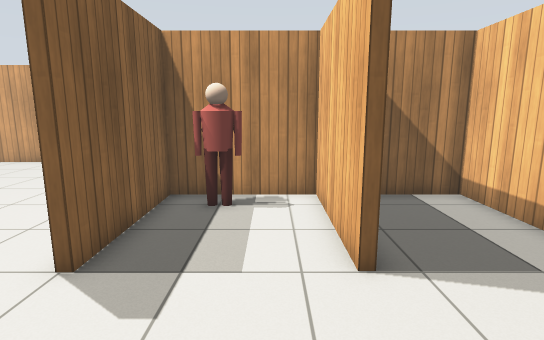
[1] (above)

22 first-person views from a walk through a Gazebo world. The camera is 1.3 m above the floor, tilts 10° down and sees 80° across. The floor is counted in squares, 0.5 m on a side. Each view is taken from the middle of a square. On the plan, view 1 faces up. The plan holds only what a view shows up to about 20 squares ahead; the rest is blank. Simple patterns stand in for the simulator's built-in surfaces. Simple shapes stand in for some stock models.

[2]
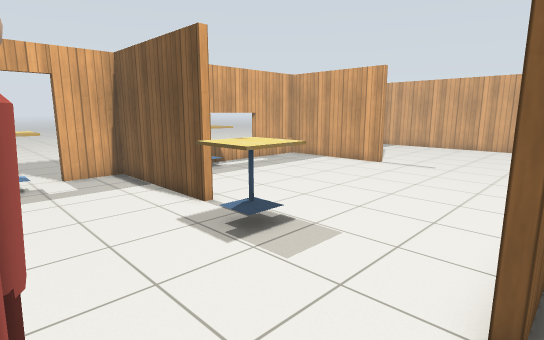

[3]
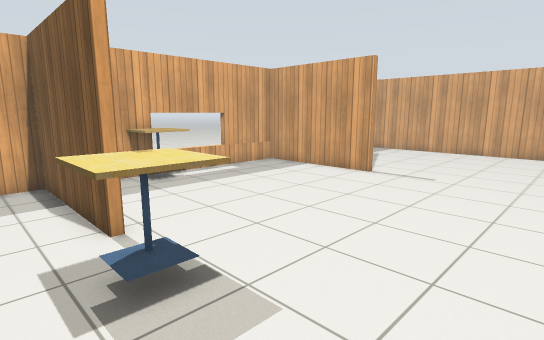

[4]
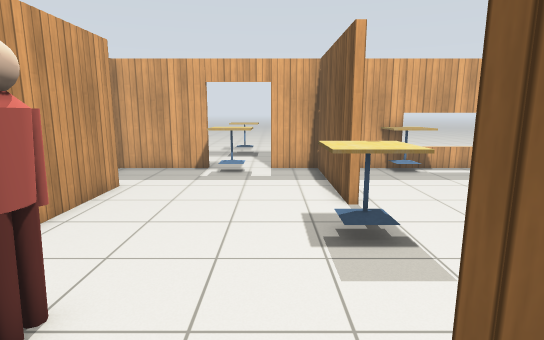

[5]
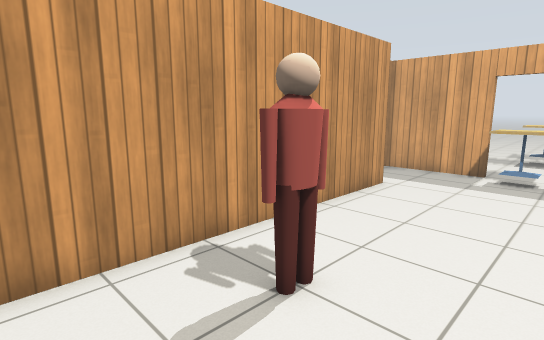

[6]
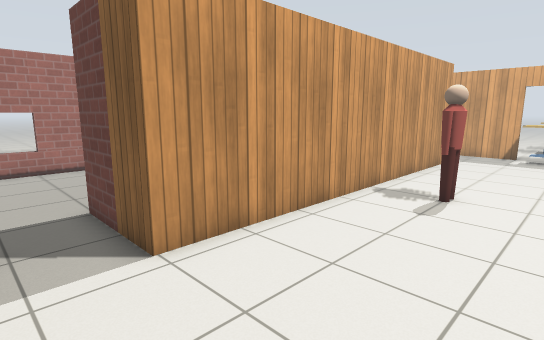

[7]
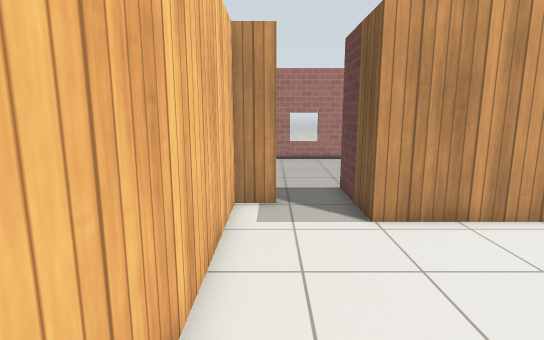

[8]
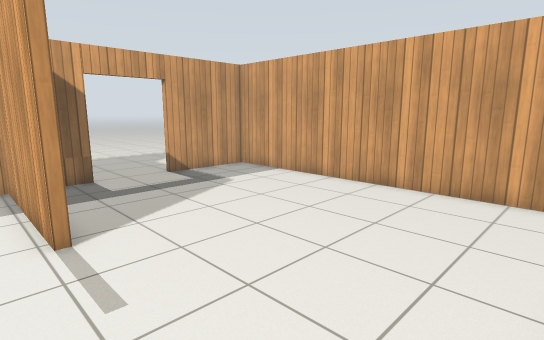

[9]
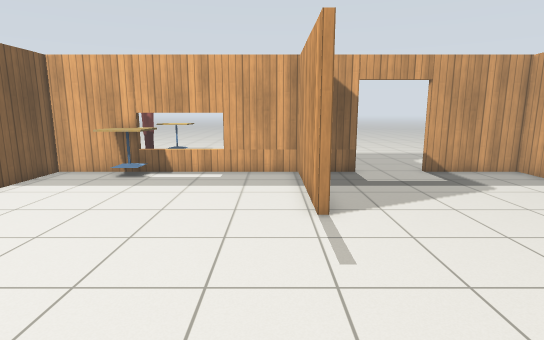

[10]
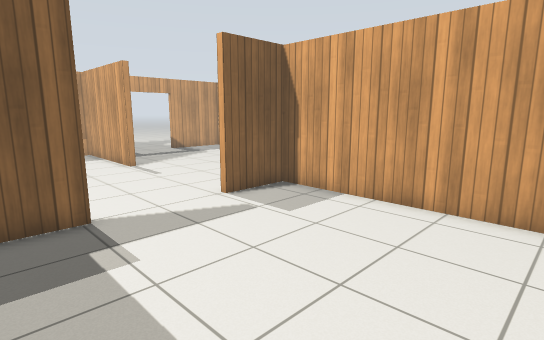

[11]
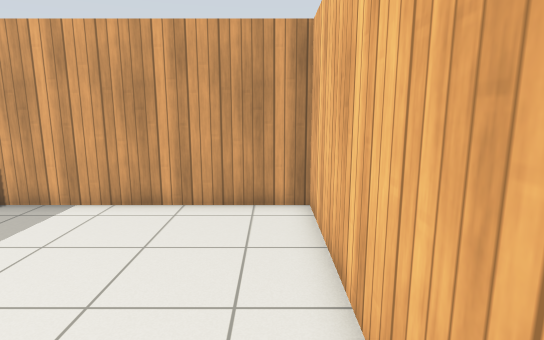

[12]
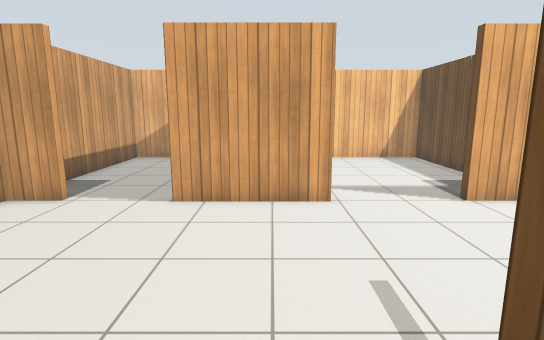

[13]
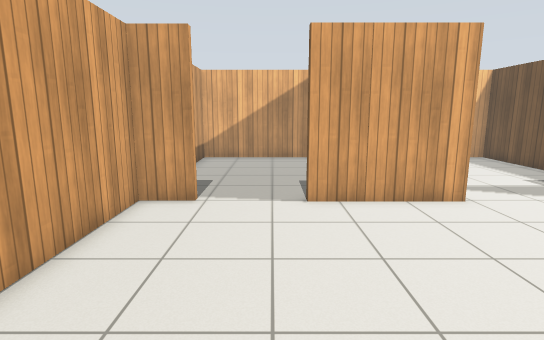

[14]
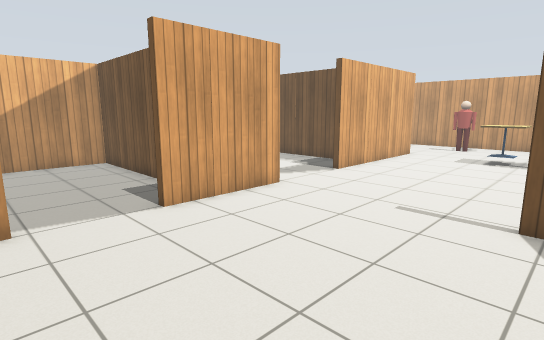

[15]
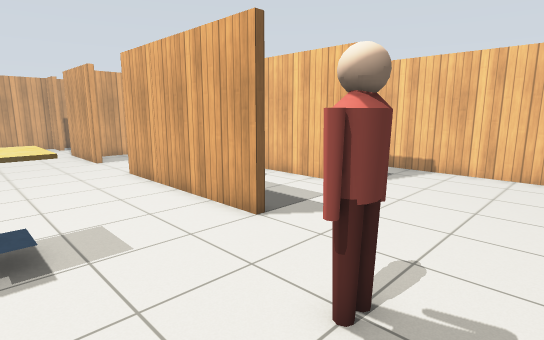

[16]
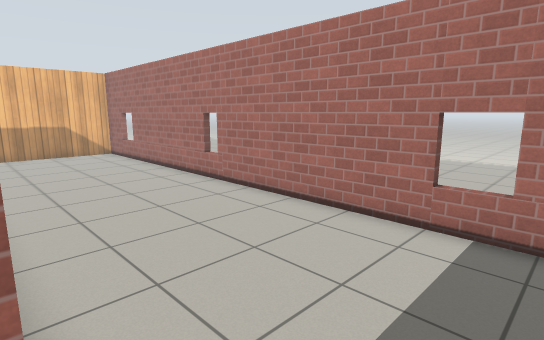

[17]
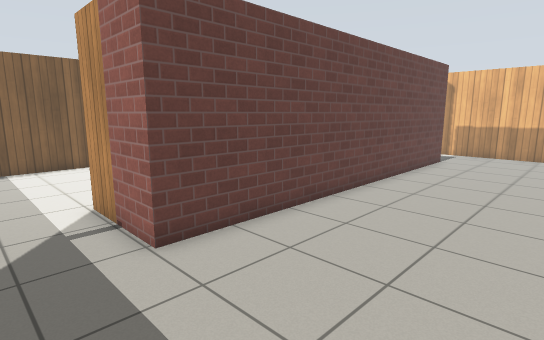

[18]
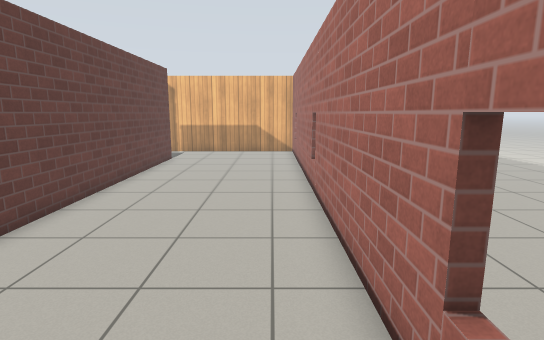

[19]
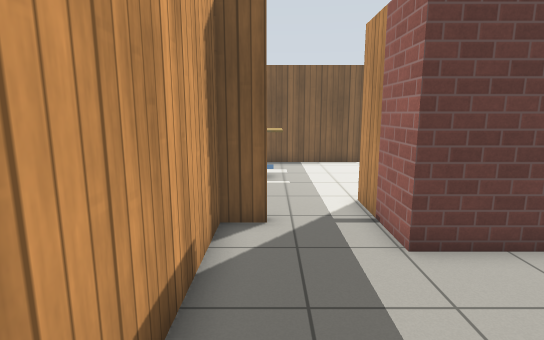

[20]
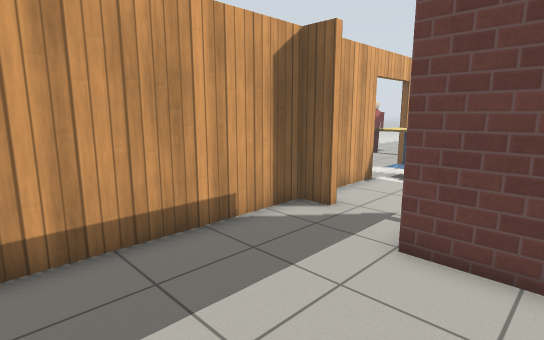

[21]
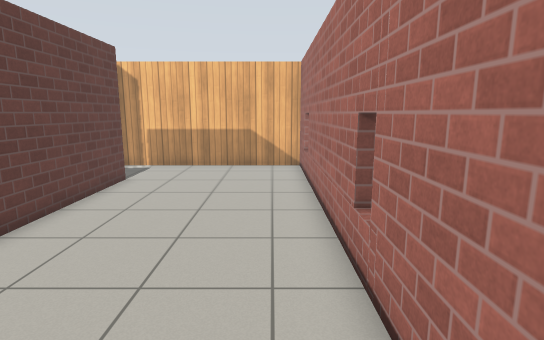

[22]
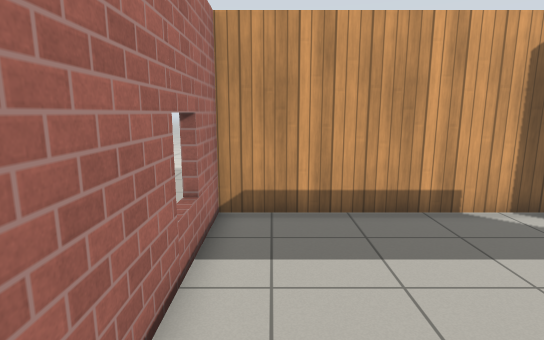

### Floor plan
Ten units are one square. View 1 is at (0, 0); x grows to the right and y downward. Boxes are objects, and circles mark ways between rooms. Rooms are numbered by the first view taken in them; rooms with no view inside come last. Other rooms are left out.
<svg viewBox="-180 -275 246 404">
<path fill="none" stroke="#000" d="M-110 -62 -172 -62 -172 -40M-37 -49 -37 -133M-110 -172 -172 -172 -172 -65 -140 -65M-115 -175 -110 -175M-33 -172 -37 -172 -37 -219M14 -50 14 -102 -33 -102 -33 -49M-172 -6 -172 32M-172 -198 -172 -186M-161 31 -161 35 -172 35 -172 55M-37 -253 -37 -270 -172 -270 -172 -228M-134 52 -134 15 26 15 26 35M47 32 61 32 61 -102 35 -102M-33 -133 -33 -115M-15 -105 61 -105 61 -200 -33 -200 -33 -172M26 35 26 52 -134 52M-172 55 -172 124 61 124 61 35M2 -202 61 -202 61 -270 -7 -270M-37 -219 -33 -219"/>
<rect x="-175" y="-35" width="20" height="30" fill="#bbb"><title>cafe table</title></rect>
<rect x="-175" y="-115" width="20" height="30" fill="#bbb"><title>cafe table</title></rect>
<rect x="-95" y="-75" width="20" height="30" fill="#bbb"><title>cafe table</title></rect>
<rect x="-65" y="-15" width="20" height="10" fill="#bbb"><title>person</title></rect>
<rect x="-25" y="-95" width="20" height="10" fill="#bbb"><title>person</title></rect>
<circle cx="-30" cy="-155" r="3" fill="#2a7"/>
<circle cx="-150" cy="60" r="3" fill="#2a7"/>
<circle cx="35" cy="40" r="3" fill="#2a7"/>
<circle cx="-30" cy="-235" r="3" fill="#2a7"/>
<text x="-80" y="-100">1</text>
<text x="10" y="-150">2</text>
<text x="-50" y="80">3</text>
<text x="10" y="-240">4</text>
</svg>
Room 1 opens to room 2. Room 1 opens to room 3. Room 1 opens to room 4.

Where each view was taken, in squares from view 1:
view 1: 0 up, 0 right, facing up
view 2: 1 up, 3 left, facing up-left
view 3: 4 up, 4 left, facing up-left
view 4: 4 up, 2 left, facing left
view 5: 4 up, 2 left, facing down-left
view 6: 4 up, 5 right, facing down-left
view 7: 6 up, 5 right, facing down
view 8: 16 up, 4 left, facing up-left
view 9: 16 up, 3 left, facing left
view 10: 11 up, 5 right, facing up-left
view 11: 11 up, 5 right, facing up
view 12: 19 up, 13 left, facing right
view 13: 23 up, 13 left, facing right
view 14: 26 up, 12 left, facing down-right
view 15: 1 down, 9 left, facing up-right
view 16: 5 down, 16 left, facing down-right
view 17: 11 down, 16 left, facing up-right
view 18: 11 down, 16 left, facing right
view 19: 11 down, 16 left, facing up
view 20: 11 down, 11 left, facing up-left
view 21: 11 down, 10 left, facing right
view 22: 11 down, 9 left, facing left
